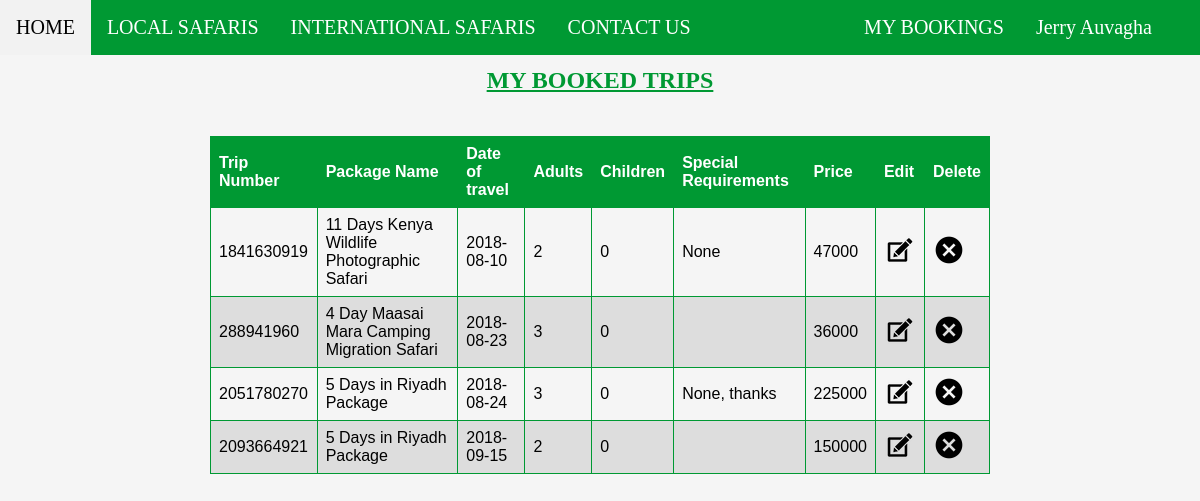
The app's page /public_html/PHP/myBookings.php (signed in) with its own data.
### tables this page shows
CREATE TABLE `trips` (
  `trip_no` int(255) NOT NULL,
  `user_id` int(255) NOT NULL,
  `date` date NOT NULL,
  `adult_count` int(10) NOT NULL,
  `child_count` int(10) NOT NULL,
  `country` varchar(255) NOT NULL,
  `phone_number` varchar(20) DEFAULT NULL,
  `package_chosen` varchar(255) NOT NULL,
  `special_requirements` varchar(255) NOT NULL,
  `total_price` int(255) NOT NULL
);

### public_html/PHP/myBookings.php (the view, shortened to what this page needs)
<!DOCTYPE html>
<html lang="en">
<head>
    <link href="../css/myBookings.css" rel="stylesheet" type="text/css">
    <link href="../css/navigation-bar.css" rel="stylesheet" type="text/css">
</head>
<body>
<?php require './nav-bar.php';?>
    <?php
require './connection.php';
?>
    <div>
        <?php
        $user_id = $_SESSION['user_id'];
        $query = "SELECT * FROM `trips` "
        . "WHERE user_id = '$user_id' ORDER BY date;";
        if ($result = $con->query($query)) {
            if ($result->num_rows > 0) {
                echo " <table id='bookings'>";
                echo "<h2>MY BOOKED TRIPS</h2>";
                echo "<thead>";
                echo "<tr>";
                echo "<th>Trip Number</th>";
                echo "<th>Package Name</th>";
                echo "<th>Date of travel</th>";
                echo "<th>Adults</th>";
                echo "<th>Children</th>";
                echo "<th>Special Requirements</th>";
                echo "<th>Price</th>";
                echo "<th>Edit</th>";
                echo "<th>Delete</th>";
                echo "</tr>";
                echo "</thead>";
                echo "<tbody>";
                while ($row = $result->fetch_array()) {
                    echo "<tr>";
                    echo "<td>" . $row['trip_no'] . "</td>";
                    echo "<td>" . $row['package_chosen'] . "</td>";
                    echo "<td>" . $row['date'] . "</td>";
                    echo "<td>" . $row['adult_count'] . "</td>";
                    echo "<td>" . $row['child_count'] . "</td>";
                    echo "<td>" . $row['special_requirements'] . "</td>";
                    echo "<td>" . $row['total_price'] . "</td>";
                    echo '<td><a href="../ToursManagement/user-edit.php?id=' . $row['trip_no'] . '"><img src=\'../ToursManagement/img/update.png\'></a></td>';
                    echo '<td><a class="delete_booking" href="../ToursManagement/booking-delete.php?id='.$row['trip_no'].'&package='.$row['package_chosen'].'"><img src=\'../ToursManagement/img/remove.png\'></a></td>';
                    echo "</tr>";
                }
            }
            echo "</tbody>";
            echo "</table>";
        }
        ?>
    </div>
</body>
</html>

### public_html/css/myBookings.css (style rules this page uses)
body { background-color: whitesmoke; }
table { font-family: arial, sans-serif; border-collapse: collapse; width: 65%; color: black; margin-top: 30px; margin-left: auto; margin-right: auto; }
h2 { color: #009933; text-align: center; text-decoration: underline; padding: 1% 0%; }
thead tr { color: white; background: #009933; }
td ,th { border: 1px solid #009933; text-align: left; padding: 8px; }
tr:nth-child(even) { background-color: #dddddd; }

### public_html/css/navigation-bar.css (style rules this page uses)
* { margin:0; padding:0; }

### records on screen
trips: trip_no "1841630919", package_chosen "11 Days Kenya Wildlife Photographic Safari", date "2018-08-10", adult_count "2", child_count "0", special_requirements "None", total_price "47000"
trips: trip_no "288941960", package_chosen "4 Day Maasai Mara Camping Migration Safari", date "2018-08-23", adult_count "3", child_count "0", total_price "36000"
trips: trip_no "2051780270", package_chosen "5 Days in Riyadh Package", date "2018-08-24", adult_count "3", child_count "0", special_requirements "None, thanks", total_price "225000"
trips: trip_no "2093664921", package_chosen "5 Days in Riyadh Package", date "2018-09-15", adult_count "2", child_count "0", total_price "150000"

### other values on screen
$name "Jerry Auvagha"
